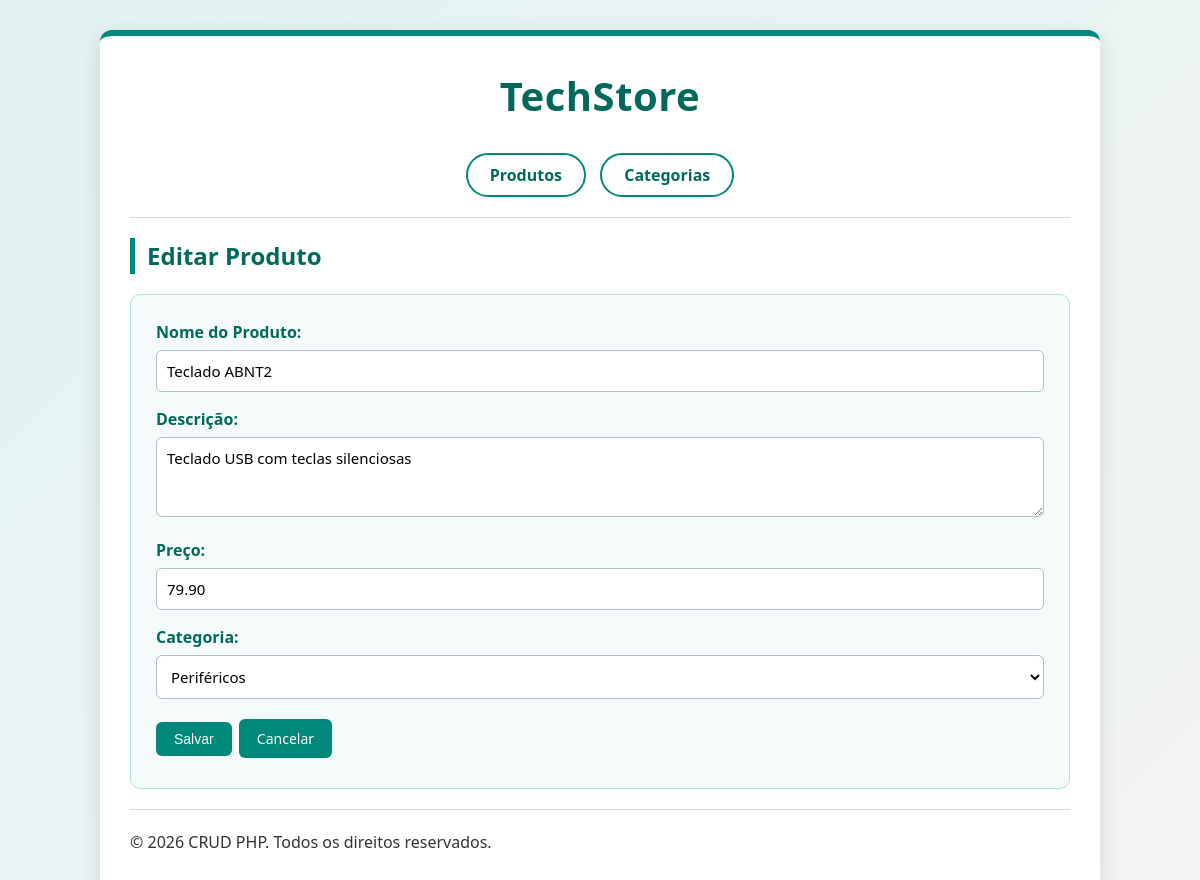
Screenshot of /public/index.php?page=produtos&action=edit&id=2 with the database file from the repository.
### tables this page shows
CREATE TABLE `produtos` (
  `id` int(11) NOT NULL,
  `nome` varchar(255) NOT NULL,
  `descricao` text DEFAULT NULL,
  `preco` decimal(10,2) NOT NULL,
  `categoria_id` int(11) NOT NULL
);

### controllers/ProdutoController.php (called while the page is built, shortened)
<?php
include_once __DIR__ . '/../config/database.php';
include_once __DIR__ . '/../models/Produto.php';
include_once __DIR__ . '/../models/Categoria.php';
class ProdutoController {
    private $produto;
    private $categoria;
    public function __construct() {
        $database = new Database();
        $this->conn = $database->getConnection();
        $this->produto = new Produto($this->conn);
        $this->categoria = new Categoria($this->conn);
    }
    public function readOne($id) {
        try {
            $this->produto->id = $id;
            if ($this->produto->readOne()) {
                return $this->produto;
            }
        } catch (PDOException $e) {
            error_log("Erro ao buscar produto: " . $e->getMessage());
        }
        return false;
    }
    public function getCategorias() {
        $stmt = $this->categoria->read();
        return $stmt;
    }
}
?>

### config/database.php (called while the page is built, shortened)
<?php
class Database {
    private $host = "localhost";
    private $db_name = "crud_db";
    private $username = "root";
    private $password = "";
    public function getConnection(){
        $this->conn = null;
        try{
            $this->conn = new PDO("mysql:host=" . $this->host . ";dbname=" . $this->db_name, $this->username, $this->password);
            $this->conn->setAttribute(PDO::ATTR_ERRMODE, PDO::ERRMODE_EXCEPTION);
            $this->conn->exec("set names utf8");
        }catch(PDOException $exception){
            error_log("Erro de conexão: " . $exception->getMessage());
            die("<p class='error'>Erro de conexão com o banco de dados. Verifique se o MySQL está ligado no XAMPP e se o banco crud_db foi criado.</p>");
        }
        return $this->conn;
    }
}
?>

### models/Produto.php (called while the page is built, shortened)
<?php
class Produto {
    private $conn;
    private $table_name = "produtos";
    public $id;
    public function __construct($db){
        $this->conn = $db;
    }
    function readOne(){
        $query = "SELECT
                    c.nome as categoria_nome, p.id, p.nome, p.descricao, p.preco, p.categoria_id
                FROM
                    " . $this->table_name . " p
                    LEFT JOIN
                        categorias c
                            ON p.categoria_id = c.id
                WHERE
                    p.id = ?
                LIMIT
                    0,1";
        $stmt = $this->conn->prepare( $query );
        $stmt->bindParam(1, $this->id);
        $stmt->execute();
        $row = $stmt->fetch(PDO::FETCH_ASSOC);
        $this->nome = $row["nome"];
        $this->descricao = $row["descricao"];
        $this->preco = $row["preco"];
        $this->categoria_id = $row["categoria_id"];
        return true;
    }
}
?>

### models/Categoria.php (called while the page is built, shortened)
<?php
class Categoria {
    private $conn;
    private $table_name = "categorias";
    public function __construct($db){
        $this->conn = $db;
    }
    function read(){
        $query = "SELECT id, nome FROM " . $this->table_name . " ORDER BY nome";
        $stmt = $this->conn->prepare($query);
        $stmt->execute();
        return $stmt;
    }
}
?>

### views/produtos/edit_prod.php (the view, shortened to what this page needs)
<?php
include_once __DIR__ . '/../../controllers/ProdutoController.php';
$controller = new ProdutoController();
$id = isset($_GET['id']) ? $_GET['id'] : die('ID do produto não fornecido.');
$produto = $controller->readOne($id);
$categorias = $controller->getCategorias()->fetchAll(PDO::FETCH_ASSOC);
$nome = $produto->nome;
$descricao = $produto->descricao;
$preco = $produto->preco;
$categoria_id = $produto->categoria_id;
include __DIR__ . '/../../views/includes/header.php';
?>
<h2>Editar Produto</h2>
<form action="/crud_php/public/index.php?page=produtos&action=edit&id=<?php echo $id; ?>" method="POST">
    <label for="nome">Nome do Produto:</label>
    <input type="text" id="nome" name="nome" value="<?php echo htmlspecialchars($nome, ENT_QUOTES); ?>" required>
    <label for="descricao">Descrição:</label>
    <textarea id="descricao" name="descricao"><?php echo htmlspecialchars($descricao, ENT_QUOTES); ?></textarea>
    <label for="preco">Preço:</label>
    <input type="number" id="preco" name="preco" step="0.01" min="0" value="<?php echo htmlspecialchars($preco, ENT_QUOTES); ?>" required>
    <label for="categoria_id">Categoria:</label>
    <select id="categoria_id" name="categoria_id" required>
        <?php
        foreach ($categorias as $categoria) {
            $selected = ($categoria['id'] == $categoria_id) ? 'selected' : '';
            echo "<option value=\"" . $categoria['id'] . "\" {$selected}>" . $categoria['nome'] . "</option>";
        }
        ?>
    </select>
    <button type="submit" class="button">Salvar</button>
    <a href="/crud_php/public/index.php?page=produtos" class="button">Cancelar</a>
</form>
<?php include __DIR__ . '/../../views/includes/footer.php'; ?>

### public/css/style.css (style rules this page uses)
* { box-sizing: border-box; }
body { font-family: "Segoe UI", Tahoma, Arial, sans-serif; margin: 0; padding: 0; background: linear-gradient(135deg, #e0f2f1 0%, #f4f4f4 100%); background-attachment: fixed; color: #333; line-height: 1.5; }
h2 { color: #00695c; border-left: 5px solid #00897b; padding-left: 12px; }
.button { display: inline-block; padding: 9px 18px; margin: 5px 3px 5px 0; background-color: #00897b; color: white; text-decoration: none; font-size: 14px; border-radius: 6px; border: none; cursor: pointer; transition: background-color 0.2s, transform 0.1s; }
form { margin-top: 20px; background-color: #f5fbfa; padding: 25px; border: 1px solid #b2dfdb; border-radius: 10px; }
form label { display: block; margin-bottom: 6px; font-weight: bold; color: #00695c; }
form input[type="text"], form input[type="number"], form textarea, form select { width: 100%; padding: 10px; margin-bottom: 15px; border: 1px solid #b0bec5; border-radius: 6px; font-size: 15px; font-family: inherit; background-color: #fff; }
form textarea { resize: vertical; min-height: 80px; }

### rows the page displays
produtos: nome "Teclado ABNT2", descricao "Teclado USB com teclas silenciosas", preco "79.90"

### other values shown
form field categoria_id "Periféricos"
